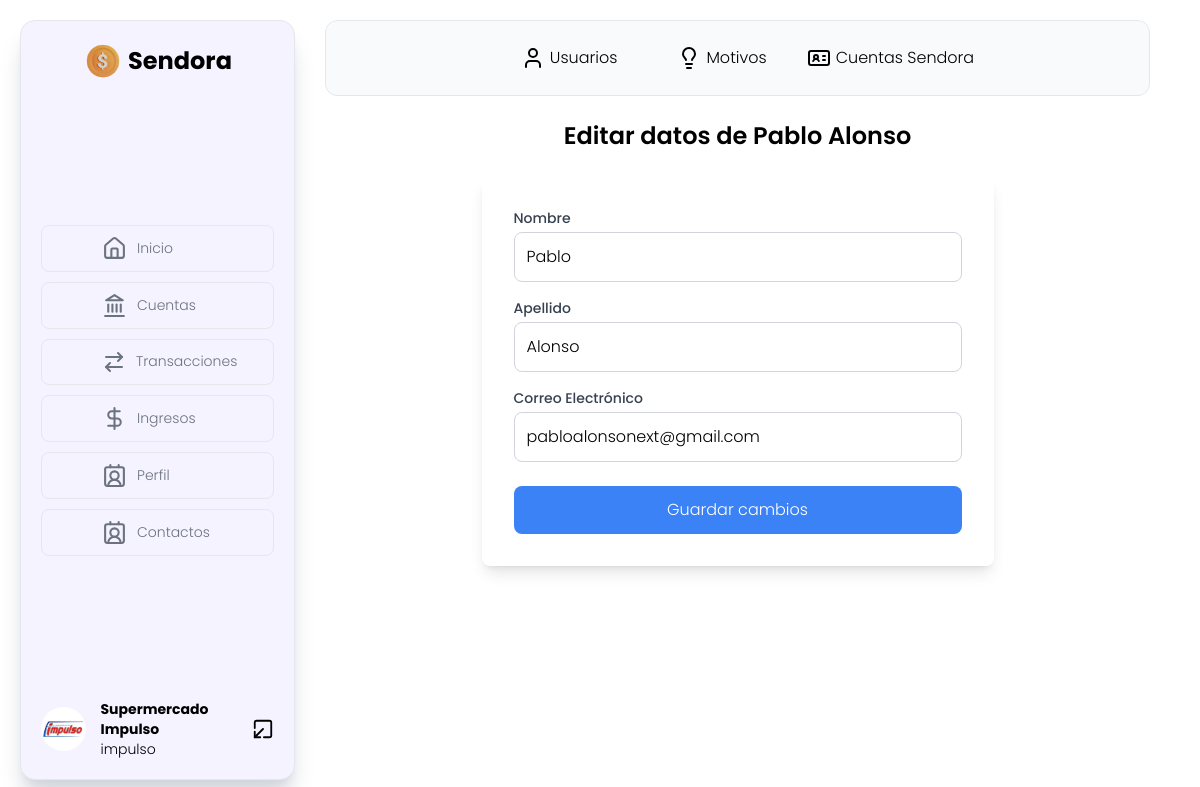
/edicion_de_usuarios/9/ (signed in), run on the app's committed database.
### Apps/Profiles/models.py (models this page shows, shortened)
class Profiles(models.Model):
    usuario = models.OneToOneField(Users, on_delete=models.CASCADE)
    foto_perfil = models.ImageField(upload_to='users/', verbose_name="Foto de perfil",  default="users/no-photo.png")
    dni = models.CharField(max_length=50, default=" ", blank=True)
    phone_number = models.CharField(max_length=50, default=" ", blank=True)
    fecha_nacimiento =  models.DateField(null=True, blank=True)
    cuentas_favoritas = models.ManyToManyField(SendoraAccounts, blank=True)
    class Meta:
        verbose_name = "Perfil"
        verbose_name_plural = "Perfiles"

### Apps/Users/models.py (models this page shows)
class Users(AbstractUser):
    actualizado = models.DateTimeField(auto_now=True)  # Se actualiza automáticamente
    class Meta:
        db_table = "users"
        verbose_name = "Usuario"
        verbose_name_plural = "Usuarios"
    def __str__(self):
        return f"{self.first_name} {self.last_name}"

### Apps/Admin/views.py (the view)
# urls.py: path("edicion_de_usuarios/<int:pk>/", UsuarioUpdateView.as_view(), name="ediciondeusuario"),
class UsuarioUpdateView(UpdateView):
    model = Users
    fields = ['first_name', 'last_name', 'email']  # Campos que se pueden editar
    template_name = 'usuarios/edicion-usuario.html'
    success_url = reverse_lazy('lista_de_usuarios')
    def get_context_data(self, **kwargs):
        context = super().get_context_data(**kwargs)
        usuario = self.get_object()  # Obtiene el objeto del usuario actual
        context['usuario'] = usuario
        return context

### processors/es_administrador.py (called while the page is built)
def usuario_es_administrador(request):
    usuario_es_administrador = request.user.groups.filter(name='Administrador').exists() #el metodo exists() verifica si el usuario pertenece a ese grupo
    return {'usuario_es_administrador': usuario_es_administrador}

### processors/profile.py (called while the page is built)
def get_profile(request):
    if isinstance(request.user, AnonymousUser):
        return {}  # Devuelve un diccionario vacío si el usuario no está autenticado
    try:
        perfil = Profiles.objects.get(usuario=request.user)
    except Profiles.DoesNotExist:
        perfil = None  # Si el perfil no existe, maneja el caso
    return {
        'perfil': perfil if perfil else None
    }

### Apps/Admin/templates/usuarios/edicion-usuario.html (shortened to what this page needs)
{% extends 'admin-panel.html' %}
{% load static %}
{% load humanize %}
{% block panelcontent %}
<div class="container mx-auto py-6">
    <h2 class="text-2xl font-semibold mb-6 text-center">Editar datos de {{ usuario.first_name }} {{ usuario.last_name }}</h2>
    <form method="post" class="bg-white p-8 rounded-lg shadow-lg max-w-lg mx-auto">
        <div class="mb-4">
            <label for="id_first_name" class="block text-sm font-medium text-gray-700">Nombre</label>
            <input type="text" name="first_name" value="{{ usuario.first_name }}" class="mt-1 p-3 w-full border border-gray-300 rounded-lg focus:outline-none focus:ring-2 focus:ring-blue-400" id="id_first_name" required>
        </div>
        <div class="mb-4">
            <label for="id_last_name" class="block text-sm font-medium text-gray-700">Apellido</label>
            <input type="text" name="last_name" value="{{ usuario.last_name }}" class="mt-1 p-3 w-full border border-gray-300 rounded-lg focus:outline-none focus:ring-2 focus:ring-blue-400" id="id_last_name" required>
        </div>
        <div class="mb-4">
            <label for="id_email" class="block text-sm font-medium text-gray-700">Correo Electrónico</label>
            <input type="email" name="email" value="{{ usuario.email }}" class="mt-1 p-3 w-full border border-gray-300 rounded-lg focus:outline-none focus:ring-2 focus:ring-blue-400" id="id_email" required>
        </div>
        <div class="mt-6">
            <button type="submit" class="w-full bg-blue-500 text-white p-3 rounded-lg hover:bg-blue-600 transition duration-300 focus:outline-none focus:ring-2 focus:ring-blue-500">
                Guardar cambios
            </button>
        </div>
    </form>
</div>
{% endblock %}

### Apps/Dashboard/templates/left-sidebar.html (shortened to what this page needs)
{% load static  %}
<!DOCTYPE html>
<html lang="en">
<head>
    <script src="https://cdn.tailwindcss.com"></script>
    <link rel="stylesheet" href="{% static 'css/left-sidebar.css' %}">
    <link rel="stylesheet" href="{% static 'css/dotted.css' %}">
</head>
<body class="h-[calc(100vh-40px)] m-5 poppinsMedium">
        <div class="flex h-[100%]">
            <div class="flex flex-col justify-between items-center w-[275px] border bg-violet-50 shadow-xl shadow-gray-300 p-[20px] rounded-[15px] overflow-hidden">
                 <div class="flex items-center gap-[5px]  justify-center hover:rotate-3 transition-all duration-300">
                    <img src="{% static 'img/my-coin.png' %}" alt="" width="40px" height="40px">
                    <h2 class="font-bold text-2xl">Sendora</h2>
                 </div>
                 <ul class=" w-[100%] flex flex-col  gap-[10px]">
                    <li class="">
                        <a href="{% url 'dashboard' %} "
                        class="{% if 'dashboard' in request.path %}flex items-center px-[60px] gap-[10px] whitespace-nowrap transition-all duration-300 border bg-blue-200 py-[10px] rounded-lg
                        {% else %}
                        flex items-center px-[60px] gap-[10px] whitespace-nowrap transition-all duration-300  py-[10px] rounded-lg border
                        {% endif %}
                        ">
                            <img src="{% static 'img/home.svg' %}" alt="banks" width="25px" height="25px">
                            <span  class="text-gray-500 text-[14px]">Inicio</span>
                        </a>
                    </li>
                    <li class="">
                        <a href="{% url 'accounts' %}"
                        class="{% if 'accounts' in request.path %}flex items-center px-[60px] gap-[10px] whitespace-nowrap transition-all duration-300 border bg-blue-200 py-[10px] rounded-lg
                        {% else %}
                        flex items-center px-[60px] gap-[10px] whitespace-nowrap transition-all duration-300  py-[10px] rounded-lg border
                        {% endif %}
                        ">
                            <img src="{% static 'img/banks.svg' %}" alt="banks" width="25px" height="25px">
                            <span  class="text-gray-500 text-[14px]">Cuentas</span>
                        </a>
                    </li>
                    <li>
                        <a href="{% url 'transactions' %}"
                        class="{% if 'transactions' in request.path %}flex items-center px-[60px] gap-[10px] whitespace-nowrap transition-all duration-300  border bg-blue-200 py-[10px] rounded-lg
                        {% else %}
                        flex items-center px-[60px] gap-[10px] whitespace-nowrap transition-all duration-300  py-[10px] rounded-lg border
                        {% endif %}
                        ">
                            <img src="{% static 'img/transactions.svg' %}" alt="banks" width="25px" height="25px">
                            <span class="text-gray-500 text-[14px]">Transacciones</span>
                        </a>
                    </li>
                    <li>
                        <a href="{% url 'income' %}"
                        class="{% if 'income' in request.path %}flex items-center px-[60px] gap-[10px] whitespace-nowrap transition-all duration-300  border bg-blue-200 py-[10px] rounded-lg
                        {% else %}
                        flex items-center px-[60px] gap-[10px] whitespace-nowrap transition-all duration-300  py-[10px] rounded-lg border
                        {% endif %}
                        ">
                            <img src="{% static 'img/dollar-sign.svg' %}" alt="banks" width="25px" height="25px">
                            <span class="text-gray-500 text-[14px]">Ingresos</span>
                        </a>
                    </li>
                    <li>
                        <a href="{% url 'editprofile' %}"
                        class="{% if 'edit' in request.path %} flex items-center px-[60px] gap-[10px] whitespace-nowrap transition-all duration-300  border bg-blue-200 py-[10px] rounded-lg
                        {% else %}
                        flex items-center px-[60px] gap-[10px] whitespace-nowrap transition-all duration-300  py-[10px] rounded-lg border
                        {% endif %}
                        ">
                            <img src="{% static 'img/user.svg' %}" alt="banks" width="25px" height="25px">
                            <span class="text-gray-500 text-[14px]">Perfil</span>
                        </a>
                    </li>
                    <li>
                        <a href="{% url 'vercontactos' %}"
                        class="{% if 'vercontactos' in request.path %} flex items-center px-[60px] gap-[10px] whitespace-nowrap transition-all duration-300  border bg-blue-200 py-[10px] rounded-lg
                        {% else %}
                        flex items-center px-[60px] gap-[10px] whitespace-nowrap transition-all duration-300  py-[10px] rounded-lg border
                        {% endif %}
                        ">
                            <img src="{% static 'img/user.svg' %}" alt="banks" width="25px" height="25px">
                            <span class="text-gray-500 text-[14px]">Contactos</span>
                        </a>
                    </li>
                 </ul>
                <footer class="flex justify-between items-center w-[100%]">
                   <div class="flex items-center gap-[15px]">
                        <div>
                            <img src="{{ perfil.foto_perfil.url }}" alt="user-photo" width="50px" height="50px" class="rounded-[50%] transform hover:scale-110 transition-all duration-300">
                        </div>
                        <div class="text-sm">
                            <h3 class="font-bold">{{ user.first_name }} {{ user.last_name }}</h3>
                            <p>{{ user.username }}</p>
                        </div>
                   </div>
                    <a href="{% url 'logout' %}">
                        <img src="{% static 'img/leave.svg' %}" alt="logout" width="25px" height="25px">
                    </a>
                </footer>
            </div>
            <div class=" flex-1 rounded-[15px] overflow-hidden  px-[30px] ">
                {% block sidebar %}
                {% endblock sidebar %}
            </div>
        </div>
</body>
</html>

### Apps/Dashboard/static/css/left-sidebar.css (style rules this page uses)
.poppinsMedium { font-family: "Poppins", sans-serif; font-weight: 300; font-style: normal; }

### data on the page
Profiles: foto_perfil (picture)
Users: first_name "Supermercado", last_name "Impulso", username "impulso"
Users: first_name "Pablo", last_name "Alonso", email "pabloalonsonext@gmail.com"
